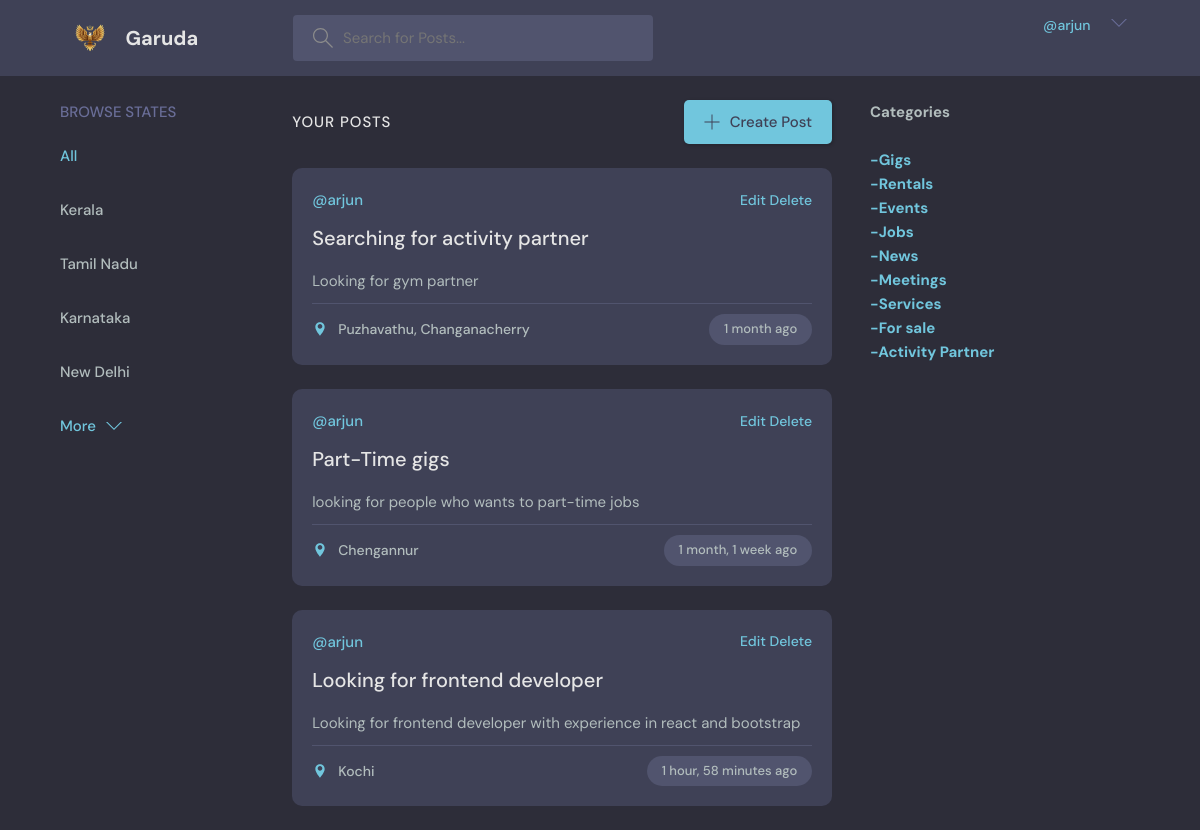
The app's page /myposts/ (signed in) with its own data.
### base/models.py (models this page shows, shortened)
class Room(models.Model):
    category = models.CharField(null=True,max_length=50,default='')
    host = models.ForeignKey(User, on_delete=models.SET_NULL,null=True)
    title = models.CharField(max_length=100)
    description = models.TextField(null=True, blank=True)
    location = models.CharField(null=True, max_length=200,default='')
    city = models.CharField(null=True, max_length=200)
    state = models.CharField(null=True, max_length=200)
    contact = models.TextField(null=False)
    updated = models.DateTimeField(auto_now=True)   #saves time when model is updated
    created = models.DateTimeField(auto_now_add=True) #saves time when model is created (only one time)
    class Meta:
        ordering = [Random()]

### base/views.py (the view)
# urls.py: path('myposts/',views.myposts,name="myposts"),
def myposts(request):
    if request.method == 'GET':
        room = Room.objects.filter(host=request.user)
        categories = ['Gigs','Rentals','Events','Jobs','News','Meetings','Services','For sale','Activity Partner']
        statelist = ['Kerala','Tamil Nadu','Karnataka','New Delhi']
        flag = False
        context = {'rooms': room,'categories': categories,'statelist':statelist,'flag':flag}
        return render(request,'base/home.html',context)

### base/templates/base/home.html (shortened to what this page needs)
{% extends 'main.html' %}
{% block content %}
    <main class="layout layout--3">
      <div class="container">
        {% include 'base/searchcities.html' %}
        <div class="roomList">
          <div class="roomList__header">
            <div>
              {%if flag%}
              <h2>Around you </h2>
              <p>{{room_count}} posts till now </p>
              {%else%}
              <div>
                <h2>Your Posts </h2>
              </div>
              {%endif%}
            </div>
            <a class="btn btn--main" href="{% url 'createroom' %}">
              <svg version="1.1" xmlns="http://www.w3.org/2000/svg" width="32" height="32" viewBox="0 0 32 32">
                <title>add</title>
                <path
                  d="M16.943 0.943h-1.885v14.115h-14.115v1.885h14.115v14.115h1.885v-14.115h14.115v-1.885h-14.115v-14.115z"
                ></path>
              </svg>
              Create Post
            </a>
          </div>
          {%include 'base/feed.html' %}
        </div>
        {% include 'base/categories.html' %}
      </div>
    </main>
    {%endblock%}

### templates/navbar.html (shortened to what this page needs)
<header class="header header--loggedIn">
    <div class="container">
      <a href="{% url 'home' %}" class="header__logo">
        <img src="static/images/icon.png">
        <h1>Garuda</h1>
      </a>
      <form class="header__search" method="GET" action="{% url 'home' %}">
        <label>
          <input name="q" placeholder="Search for Posts..." />
        </label>
      </form>
      <nav class="header__menu">
        {%if request.user.is_authenticated %}
        <div class="header__user">
            <p><span>@{{request.user}}</span></p>
          <button class="dropdown-button">
            <svg version="1.1" xmlns="http://www.w3.org/2000/svg" width="32" height="32" viewBox="0 0 32 32">
              <title>click</title>
              <path d="M16 21l-13-13h-3l16 16 16-16h-3l-13 13z"></path>
            </svg>
          </button>
        </div>
          {%endif%}
      </nav>
    </div>
  </header>

### base/templates/base/feed.html
{%for room in rooms%}
<div class="roomListRoom">
    <div class="roomListRoom__header">
      <a href="profile.html" class="roomListRoom__author">
        <span>@{{room.host.username}}</span>
      </a>
      <div class="roomListRoom__actions">
        {% if request.user == room.host%}
        <span><a href="{%url 'updateroom' room.id%}">Edit</a> <a href="{%url 'deleteroom' room.id%}"> Delete</a></span>
        {%endif%}
      </div>
    </div>
    <div class="roomListRoom__content">
      <a href="{% url 'room' room.id %}">{{room.title}}</a>
      <p>
        {{room.description}}
      </p>
    </div>
    <div class="roomListRoom__meta">
      <a class="roomListRoom__joined">
        <svg xmlns="http://www.w3.org/2000/svg" width="24" height="24" viewBox="0 0 24 24">
            <path d="M12 2C8.139 2 5 5.139 5 9c0 5.25 7 13 7 13s7-7.75 7-13c0-3.861-3.139-7-7-7zm0 9.5c-1.93 0-3.5-1.57-3.5-3.5s1.57-3.5 3.5-3.5 3.5 1.57 3.5 3.5-1.57 3.5-3.5 3.5z"/>
            <path d="M0 0h24v24H0z" fill="none"/>
        </svg>
        {% if room.location %}
        {{room.location}}, {{room.city}}
        {%else%}
        {{room.city}}
        {%endif%}
      </a>
      <p class="roomListRoom__topic">{{room.created|timesince}} ago</p>
    </div>
</div>
{%endfor%}

### static/styles/style.css (style rules this page uses)
:root { --color-main: #71c6dd; --color-main-light: #e1f6fb; --color-dark: #3f4156; --color-dark-medium: #51546e; --color-dark-light: #696d97; --color-light: #e5e5e5; --color-gray: #8b8b8b; --color-light-gray: #b2bdbd; --color-bg: #2d2d39; --color-success: #5dd693; --color-error: #fc4b0b; }
* { font-family: "DM Sans", -apple-system, BlinkMacSystemFont, "Segoe UI", Roboto, Oxygen, Ubuntu, Cantarell, "Open Sans", "Helvetica Neue", sans-serif; margin: 0; padding: 0; box-sizing: border-box; text-rendering: optimizeLegibility; font-size: inherit; }
html { font-size: 56.25%; }
@media only screen and (min-width: 1200px) { html { font-size: 62.5%; } }
body { line-height: 1.6; font-weight: 400; font-size: 1.5rem; color: var(--color-light-gray); background-color: var(--color-bg); min-height: 100vh; }
img { width: 100%; }
a { display: inline-block; color: var(--color-main); text-decoration: none; }
.container { max-width: 120rem; width: 90%; margin: auto; }
.btn { background-color: transparent; border: none; display: inline-flex; align-items: center; gap: 1rem; cursor: pointer; transition: all ease-in-out 0.3s; padding: 1rem 2rem; border-radius: 5px; box-shadow: 1px 1px 3px 1px rgba(0, 0, 0, 0.15); font-weight: 500; }
.btn--main { background-color: var(--color-main); color: var(--color-dark); }
.btn > svg { fill: currentColor; width: 1.6rem; height: 1.6rem; }
.header { padding: 1.5rem; background-color: var(--color-dark); }
.header > .container { display: flex; gap: 9.5rem; }
.header__logo, .header__user { display: flex; gap: 2rem; align-items: center; }
.header__logo > img { height: 3.2rem; width: 3.2rem; }
.header__logo > h1 { font-weight: 700; font-size: 2rem; color: var(--color-light); }
.header__search > label { background-color: var(--color-dark-medium); padding: 1.3rem 1rem; display: flex; align-items: center; gap: 1rem; border-radius: 4px; }
.header__search svg { fill: var(--color-gray); width: 2rem; height: 2rem; margin-left: 1rem; }
.header__search input { width: 30rem; background: transparent; border: none; outline: none; color: var(--color-light); }
.header__menu { margin-left: auto; position: relative; }
.header__menu p { line-height: 1.2; }
.header__menu span { color: var(--color-main); font-weight: 500; font-size: 1.4rem; display: block; }
.header__menu svg { width: 1.6rem; height: 1.6rem; fill: var(--color-dark-light); }
.dropdown-button { background: transparent; border: 0; outline: 0; cursor: pointer; }
.layout { margin-top: 2.4rem; }
.layout > .container { display: flex; justify-content: space-between; align-items: flex-start; }
.layout--3 > .container > div:nth-child(2) { flex-basis: 50%; }
.roomList__header { display: flex; justify-content: space-between; align-items: center; margin-bottom: 2.4rem; }
.roomList__header h2 { text-transform: uppercase; font-weight: 500; color: var(--color-light); letter-spacing: 1px; }
.roomListRoom { margin-bottom: 2.4rem; background-color: var(--color-dark); border-radius: 1rem; padding: 2rem; }
.roomListRoom__header { display: flex; justify-content: space-between; align-items: center; }
.roomListRoom__author { font-weight: 500; display: flex; align-items: center; gap: 1rem; }
.roomListRoom__actions { display: flex; align-items: flex-start; gap: 1rem; position: relative; }
.roomListRoom__actions span { font-size: 1.4rem; font-weight: 500; }
.roomListRoom__content { margin: 1rem 0; }
.roomListRoom__content a { font-size: 2rem; font-weight: 500; margin-bottom: 1.5rem; color: var(--color-light); transition: all 0.3s ease-in-out; }
.roomListRoom__meta { border-top: 1px solid var(--color-dark-medium); padding-top: 1rem; display: flex; align-items: center; justify-content: space-between; }
.roomListRoom__joined { color: var(--color-light-gray); display: flex; align-items: center; gap: 1rem; font-size: 1.4rem; font-weight: 500; }
.roomListRoom__joined svg { fill: var(--color-main); width: 1.6rem; height: 1.6rem; }
.roomListRoom__topic { padding: 5px 1.5rem; background-color: var(--color-dark-medium); border-radius: 5rem; font-weight: 500; font-size: 1.3rem; }

### records on screen
Room: host.username "arjun", shows "Edit", title "Searching for activity partner", description "Looking for gym partner", location "Puzhavathu", city "Changanacherry", created "1 month"
Room: host.username "arjun", shows "Edit", title "Part-Time gigs", description "looking for people who wants to part-time jobs", city "Chengannur", created "1 month, 1 week"
Room: host.username "arjun", shows "Edit", title "Looking for frontend developer", description "Looking for frontend developer with experience in react and bootstrap", city "Kochi", created "1 hour, 58 minutes"

### other values on screen
{{ request.user }} "arjun"
{{ state }} "Kerala" "Tamil Nadu" "Karnataka" "New Delhi"
{{ category }} "Gigs" "Rentals" "Events" "Jobs" "News" "Meetings" "Services" "For sale" "Activity Partner"
